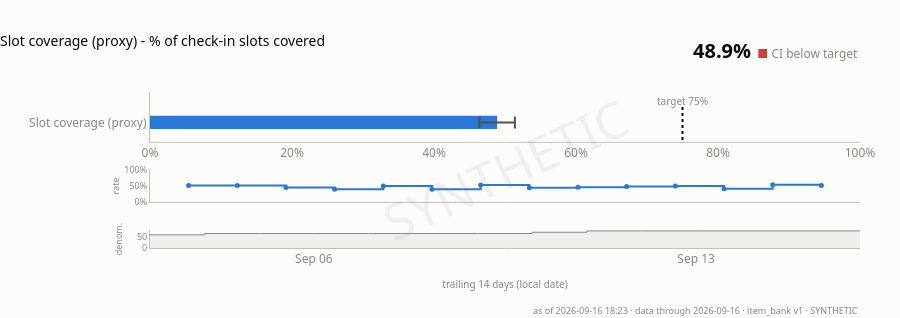

The notebook cell saved with this chart:
### Code cell
# The individual card still exists when you want one benchmark in full: bullet
# with its CI, the 14-day rate, and - new - the DENOMINATOR drawn beneath it.
# During the Phase 1 ramp the cohort grows from 5 to 40, so a rising rate line
# and a rising denominator look identical unless both are on screen. Here the
# denominator is flat at 78 slots/day, so the rate really is the rate.
cards = plot_benchmark_cards(board)
cards["slot_coverage"]

### Figure 1 — Plotly figure (JSON) as saved in the notebook; plotly's stock layout.template omitted (floating-point values rounded to 4 significant figures)
{"data": [{"error_x": {"array": [0.025], "arrayminus": [0.02494], "color": "#52514e", "symmetric": false, "thickness": 2, "type": "data", "width": 6}, "hovertemplate": "<b>Slot coverage (proxy)</b><br>value %{x:.1%}<br>95% CI 46.4%-51.4%<br>751/1536 · 14 participants<extra></extra>", "marker": {"color": "#2a78d6", "line": {"width": 0}}, "orientation": "h", "showlegend": false, "type": "bar", "width": 0.34, "x": [0.4889], "xaxis": "x", "y": ["Slot coverage (proxy)"], "yaxis": "y"}, {"connectgaps": false, "hovertemplate": "Slot coverage (proxy)<br>%{x|%b %d}: %{y:.0%}<extra></extra>", "line": {"color": "#2a78d6", "shape": "hv", "width": 2}, "marker": {"color": "#2a78d6", "size": 5}, "mode": "lines+markers", "name": "Slot coverage (proxy)", "showlegend": false, "type": "scatter", "x": ["2026-09-03", "2026-09-04", "2026-09-05", "2026-09-06", "2026-09-07", "2026-09-08", "2026-09-09", "2026-09-10", "2026-09-11", "2026-09-12", "2026-09-13", "2026-09-14", "2026-09-15", "2026-09-16"], "xaxis": "x2", "y": [0.5167, 0.5152, 0.4545, 0.3939, 0.5, 0.3939, 0.5303, 0.4444, 0.4615, 0.4872, 0.5, 0.4103, 0.5385, 0.5128], "yaxis": "y2"}, {"fill": "tozeroy", "fillcolor": "#f0efec", "hovertemplate": "%{x|%b %d}: %{y} in denominator<extra></extra>", "line": {"color": "#898781", "shape": "hv", "width": 1}, "mode": "lines", "showlegend": false, "type": "scatter", "x": ["2026-09-03", "2026-09-04", "2026-09-05", "2026-09-06", "2026-09-07", "2026-09-08", "2026-09-09", "2026-09-10", "2026-09-11", "2026-09-12", "2026-09-13", "2026-09-14", "2026-09-15", "2026-09-16"], "xaxis": "x3", "y": [60, 66, 66, 66, 66, 66, 66, 72, 78, 78, 78, 78, 78, 78], "yaxis": "y3"}], "layout": {"annotations": [{"font": {"color": "#898781", "size": 10}, "showarrow": false, "text": "target 75%", "x": 0.75, "xref": "x", "y": 0.55, "yref": "y"}, {"font": {"color": "#0b0b0b", "family": "system-ui, -apple-system, \"Segoe UI\", sans-serif", "size": 12}, "showarrow": false, "text": "<b style='font-size:20px'>48.9%</b>  <span style='color:#d03b3b'>■</span> <span style='color:#898781'>CI below target</span>", "x": 1, "xanchor": "right", "xref": "paper", "y": 1, "yanchor": "bottom", "yref": "paper", "yshift": 26}, {"font": {"color": "#898781", "family": "system-ui, -apple-system, \"Segoe UI\", sans-serif", "size": 9}, "showarrow": false, "text": "as of 2026-09-16 18:23 · data through 2026-09-16 · item_bank v1 · SYNTHETIC", "x": 1, "xanchor": "right", "xref": "paper", "y": 0, "yanchor": "top", "yref": "paper", "yshift": -54}, {"font": {"color": "#898781", "family": "system-ui, -apple-system, \"Segoe UI\", sans-serif", "size": 50}, "opacity": 0.1, "showarrow": false, "text": "SYNTHETIC", "textangle": -25, "x": 0.5, "xref": "paper", "y": 0.5, "yref": "paper"}], "bargap": 0.5, "font": {"color": "#52514e", "family": "system-ui, -apple-system, \"Segoe UI\", sans-serif", "size": 12}, "height": 318, "hoverlabel": {"bgcolor": "#fcfcfb", "font": {"color": "#0b0b0b", "family": "system-ui, -apple-system, \"Segoe UI\", sans-serif"}}, "legend": {"font": {"color": "#52514e", "size": 10}, "orientation": "h", "x": 0, "y": -0.3}, "margin": {"b": 70, "l": 150, "r": 40, "t": 92}, "paper_bgcolor": "#fcfcfb", "plot_bgcolor": "#fcfcfb", "shapes": [{"line": {"color": "#0b0b0b", "dash": "dot", "width": 2}, "type": "line", "x0": 0.75, "x1": 0.75, "xref": "x", "y0": -0.45, "y1": 0.45, "yref": "y"}], "showlegend": false, "title": {"font": {"color": "#0b0b0b", "size": 14}, "text": "Slot coverage (proxy) - % of check-in slots covered", "x": 0, "xanchor": "left"}, "xaxis": {"anchor": "y", "domain": [0, 1], "linecolor": "#c3c2b7", "range": [0, 1], "showgrid": false, "tickfont": {"color": "#898781"}, "tickformat": ".0%", "zeroline": false}, "xaxis2": {"anchor": "y2", "domain": [0, 1], "linecolor": "#c3c2b7", "showgrid": false, "showticklabels": false, "tickfont": {"color": "#898781"}, "zeroline": false}, "xaxis3": {"anchor": "y3", "domain": [0, 1], "linecolor": "#c3c2b7", "nticks": 4, "showgrid": false, "showticklabels": true, "tickfont": {"color": "#898781"}, "tickformat": "%b %d", "title": {"font": {"color": "#898781", "size": 10}, "text": "trailing 14 days (local date)"}, "zeroline": false}, "yaxis": {"anchor": "x", "domain": [0.68, 1], "linecolor": "#c3c2b7", "showgrid": false, "showticklabels": true, "tickfont": {"color": "#898781", "size": 12}, "zeroline": false}, "yaxis2": {"anchor": "x2", "domain": [0.2952, 0.5], "linecolor": "#c3c2b7", "nticks": 3, "range": [0, 1], "showgrid": false, "tickfont": {"color": "#898781", "size": 9}, "tickformat": ".0%", "title": {"font": {"color": "#898781", "size": 9}, "text": "rate"}, "zeroline": false}, "yaxis3": {"anchor": "x3", "domain": [0, 0.1152], "linecolor": "#c3c2b7", "nticks": 2, "rangemode": "tozero", "showgrid": false, "tickfont": {"color": "#898781", "size": 9}, "title": {"font": {"color": "#898781", "size": 9}, "text": "denom."}, "zeroline": false}}}
